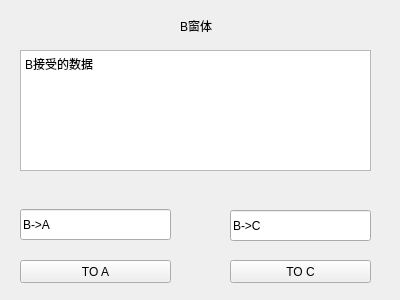
<?xml version="1.0" encoding="UTF-8"?>
<ui version="4.0">
 <class>B</class>
 <widget class="QWidget" name="B">
  <property name="geometry">
   <rect>
    <x>0</x>
    <y>0</y>
    <width>400</width>
    <height>300</height>
   </rect>
  </property>
  <property name="windowTitle">
   <string>Form</string>
  </property>
  <widget class="QTextBrowser" name="Bshow">
   <property name="geometry">
    <rect>
     <x>20</x>
     <y>50</y>
     <width>351</width>
     <height>121</height>
    </rect>
   </property>
   <property name="html">
    <string>&lt;!DOCTYPE HTML PUBLIC &quot;-//W3C//DTD HTML 4.0//EN&quot; &quot;http://www.w3.org/TR/REC-html40/strict.dtd&quot;&gt;
&lt;html&gt;&lt;head&gt;&lt;meta name=&quot;qrichtext&quot; content=&quot;1&quot; /&gt;&lt;style type=&quot;text/css&quot;&gt;
p, li { white-space: pre-wrap; }
&lt;/style&gt;&lt;/head&gt;&lt;body style=&quot; font-family:'SimSun'; font-size:9pt; font-weight:400; font-style:normal;&quot;&gt;
&lt;p style=&quot; margin-top:0px; margin-bottom:0px; margin-left:0px; margin-right:0px; -qt-block-indent:0; text-indent:0px;&quot;&gt;B接受的数据&lt;/p&gt;&lt;/body&gt;&lt;/html&gt;</string>
   </property>
  </widget>
  <widget class="QPushButton" name="toC">
   <property name="geometry">
    <rect>
     <x>230</x>
     <y>260</y>
     <width>141</width>
     <height>23</height>
    </rect>
   </property>
   <property name="text">
    <string>TO C</string>
   </property>
  </widget>
  <widget class="QPushButton" name="toA">
   <property name="geometry">
    <rect>
     <x>20</x>
     <y>260</y>
     <width>151</width>
     <height>23</height>
    </rect>
   </property>
   <property name="text">
    <string>TO A</string>
   </property>
  </widget>
  <widget class="QLineEdit" name="toAdata">
   <property name="geometry">
    <rect>
     <x>20</x>
     <y>209</y>
     <width>151</width>
     <height>31</height>
    </rect>
   </property>
   <property name="text">
    <string>B-&gt;A</string>
   </property>
  </widget>
  <widget class="QLineEdit" name="toCdata">
   <property name="geometry">
    <rect>
     <x>230</x>
     <y>210</y>
     <width>141</width>
     <height>31</height>
    </rect>
   </property>
   <property name="text">
    <string>B-&gt;C</string>
   </property>
  </widget>
  <widget class="QLabel" name="label">
   <property name="geometry">
    <rect>
     <x>180</x>
     <y>10</y>
     <width>41</width>
     <height>31</height>
    </rect>
   </property>
   <property name="text">
    <string>B窗体</string>
   </property>
  </widget>
 </widget>
 <resources/>
 <connections/>
</ui>
